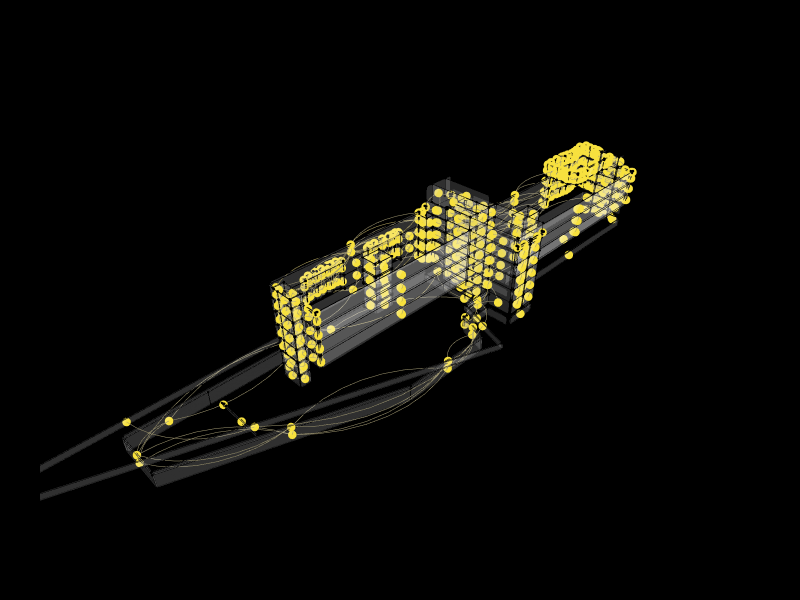

The notebook cell saved with this chart:
### Markdown cell above
## 11. Show the final result

### Code cell
Topology.Show(topologies, graph,
              faceOpacity=0.1,
              sagitta=0.15,
              absolute=False,
              backgroundColor="black",
              vertexSizeKey="size",
              vertexColorKey="color",
              edgeWidthKey="width",
              edgeColorKey="color",
              width=800,
              height=600,
              renderer=renderer)
